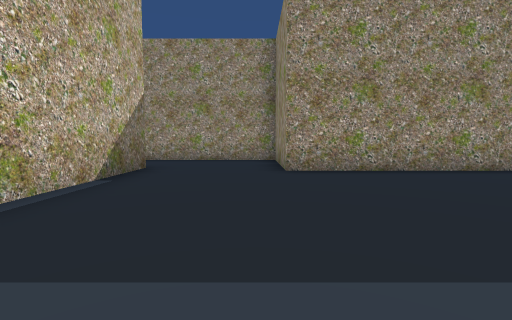
View 1 (above)

24 first-person views from a walk through a Unity game level. The camera is 0.62 m above the floor, tilts 4° down and sees 85° across. The floor is counted in squares, 1 m on a side. Each view is taken from the middle of a square. On the plan, view 1 faces up. The plan holds only what a view shows up to about 9 squares ahead; the rest is blank. The place goes on beyond the plan. The player is left out.

View 2
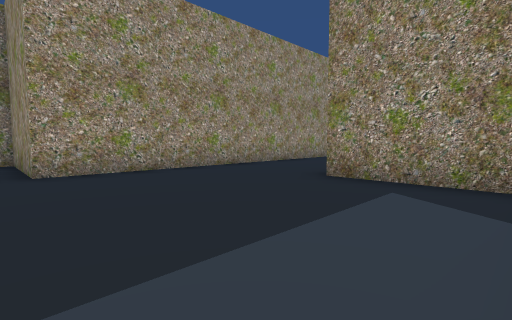

View 3
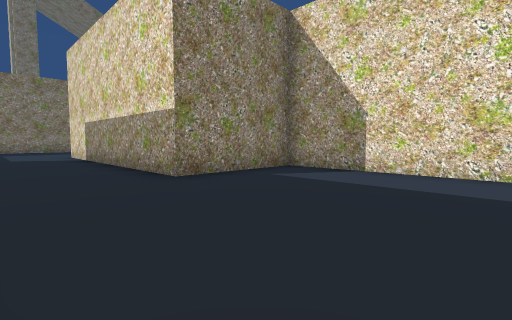

View 4
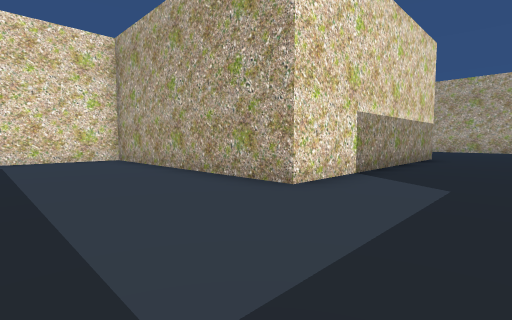

View 5
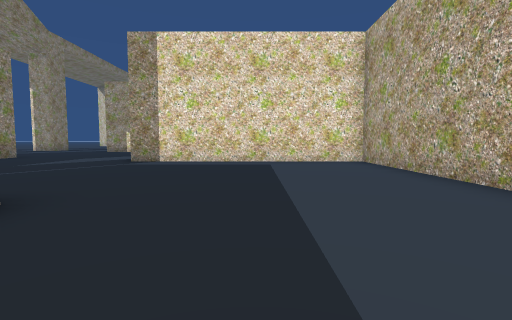

View 6
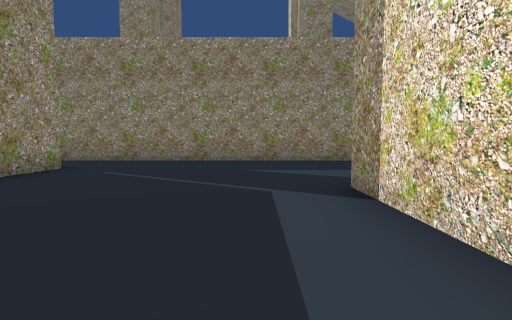

View 7
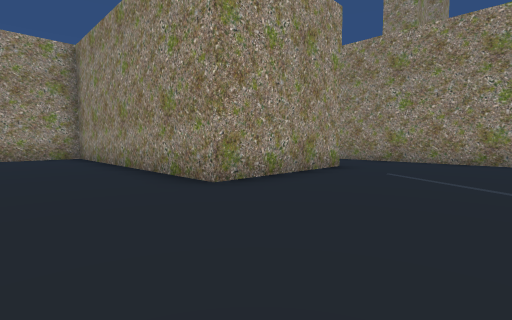

View 8
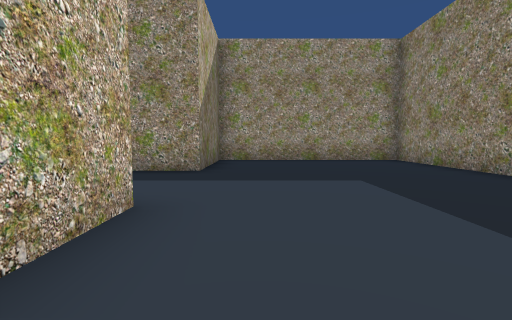

View 9
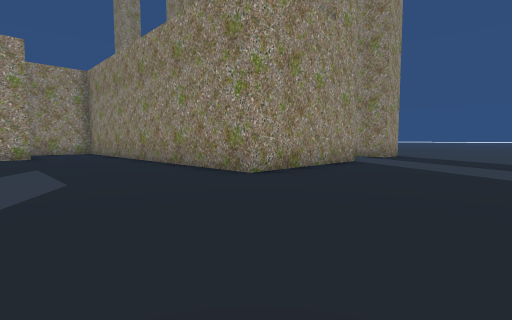

View 10
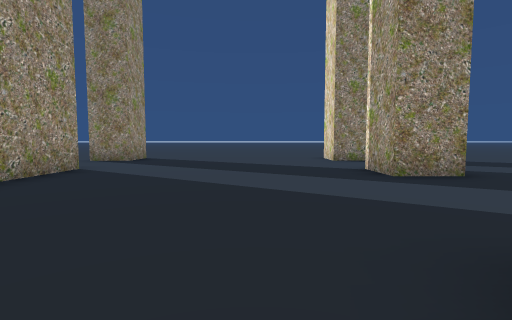

View 11
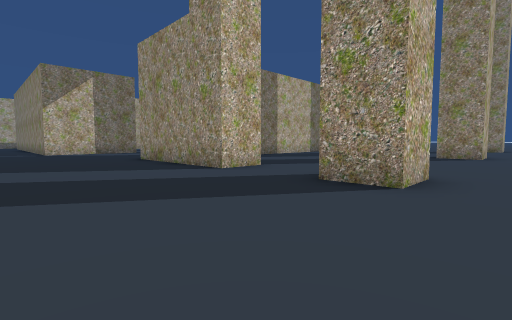

View 12
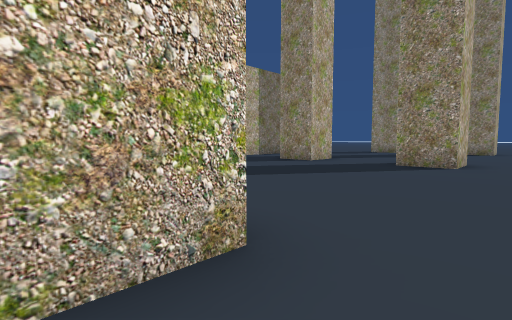

View 13
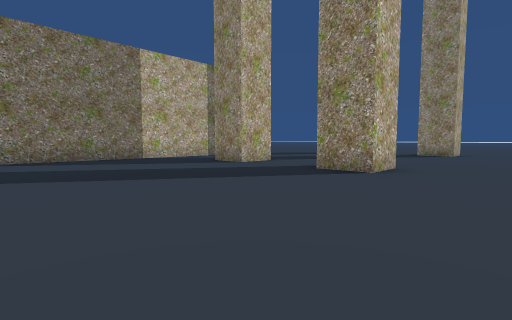

View 14
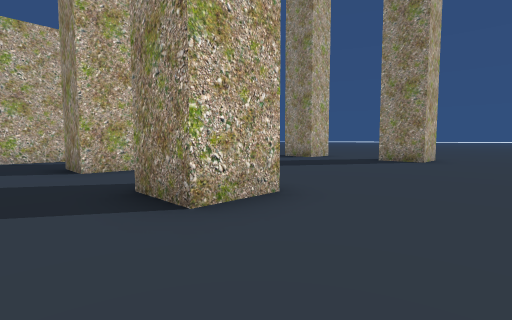

View 15
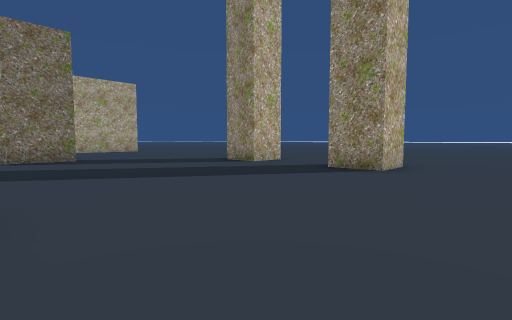

View 16
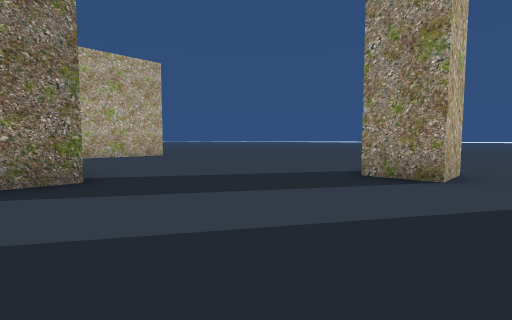

View 17
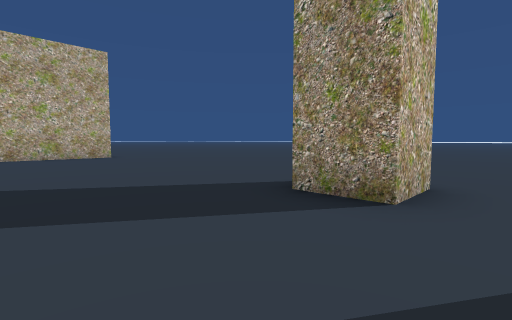

View 18
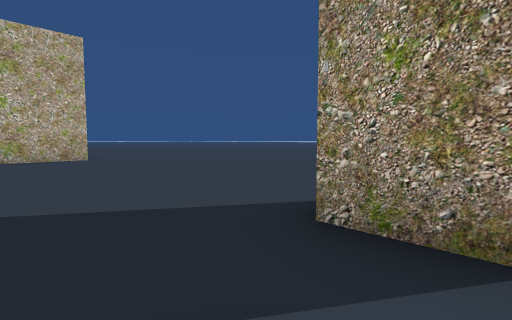

View 19
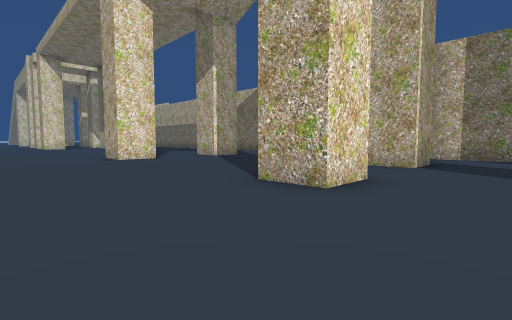

View 20
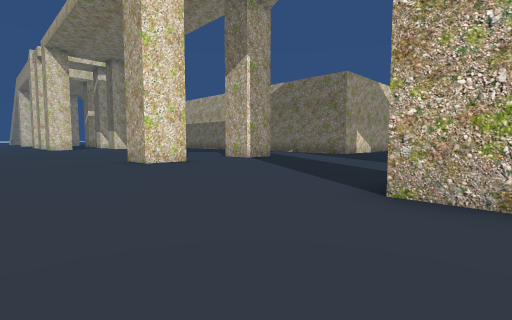

View 21
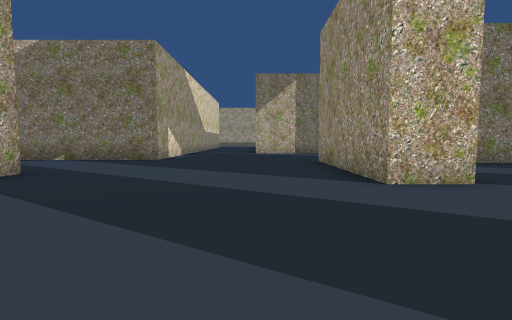

View 22
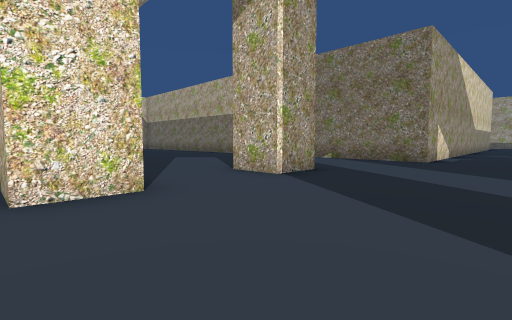

View 23
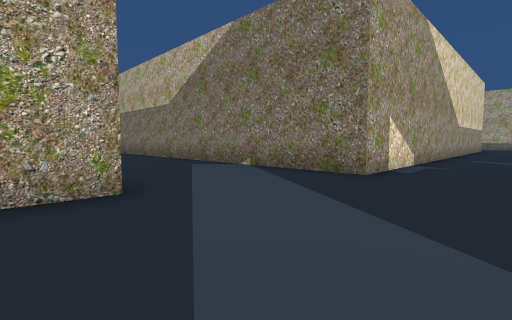

View 24
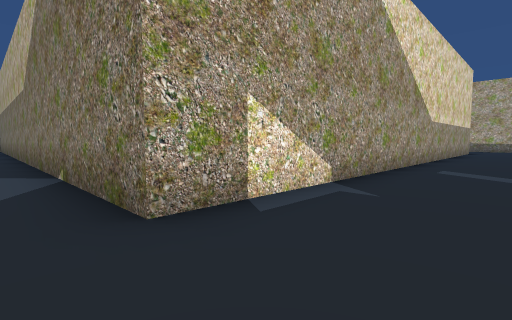

### Floor plan
Points are (right, up) in squares from view 1. A wall is a line through its corners. A room is listed if a view was taken in it or the views show most of it. See-through windows are left out.
Room 1 (views 1, 2, 3, 4, 5, 6, 7, 8, 9, 10, 11, 12, 13, 20, 21, 22, 23, 24)
walls: (21.3, 1.3) (17.5, 1.3) (17.5, 8.8) (11.8, 8.8) (11.8, 5.7) (10.4, 5.7); (13.4, -11.1) (23.1, -11.1) (23.1, -15.5); (7.1, 5.7) (0.6, 5.7) (0.6, 8.8) (-3.5, 8.8); (28.1, -4.9) (28.1, -6.1) (23.7, -6.1) (23.7, 3.1); (0.1, -0.5) (4.4, -0.5) (4.4, 2.6) (11.8, 2.6) (11.8, -4.3) (18.8, -4.3); (26.8, -13.8) (26.8, -12.4) (28.1, -12.4) (28.1, -13.6); (31.8, -4.9) (31.8, -6.1) (30.6, -6.1) (30.6, -4.9); (30.6, -13.4) (30.6, -12.4) (31.8, -12.4) (31.8, -13.6); (-2.5, 6.4) (-2.5, 2.6)
ways out: opening at (29.5, -5.5) to room 2; opening at (34, -4.3) to room 2
Room 2 (views 14, 15, 16, 17, 18, 19)
walls: (24.3, 5.1) (24.3, 3.4); (24.3, 1.9) (24.3, -5.1); (28.1, 2.6) (28.1, 1.3) (26.8, 1.3); (28.1, 10.1) (28.1, 8.8) (26.8, 8.8); (31.8, 2.6) (31.8, 1.3) (30.5, 1.3); (18.1, 9.5) (18.1, 6.4); (26.8, -4.9) (28.1, -4.9); (31.8, 10.1) (31.8, 8.8) (30.5, 8.8); (30.6, -4.9) (31.8, -4.9)
ways out: opening at (29.5, -5.5) to room 1; opening at (34, -4.3) to room 1

Positions as (right, up) in squares from view 1, and headings:
1: (0, 0), facing up
2: (0, 0), facing up-right
3: (0, 5), facing down-right
4: (15, 5), facing down-left
5: (15, 4), facing down
6: (15, -3), facing right
7: (15, -2), facing up-right
8: (13, 0), facing up
9: (20, -10), facing up-right
10: (22, -10), facing right
11: (33, -10), facing up-left
12: (33, -6), facing up-left
13: (34, -4), facing up-left
14: (34, 0), facing up-left
15: (34, 3), facing up-left
16: (29, 4), facing up-left
17: (29, 6), facing up-left
18: (28, 7), facing up-left
19: (35, -3), facing down-left
20: (35, -5), facing down-left
21: (32, -8), facing left
22: (32, -9), facing down-left
23: (28, -9), facing down-left
24: (24, -9), facing down-left
